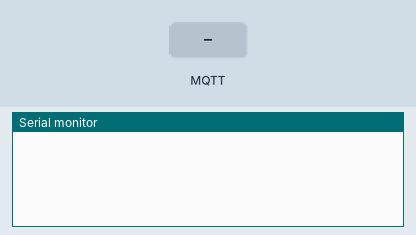
This sketch was run on a simulated Arduino Uno, built with avr-gcc and run on an emulated ATmega328P. On the bench: the last lines printed to the serial monitor. The inputs (shaded band) are chosen by the test bench. No MQTT or app messages arrive unless stated.

Above: at 7.3 s.
7.4 s: MQTT message "1" arrives on the first subscribed topic
At 12.7 s:
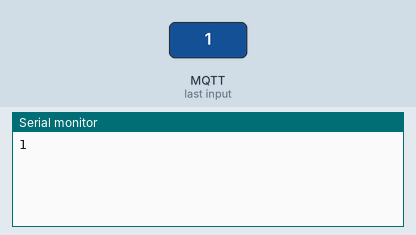
13.0 s: MQTT message "on" arrives on the first subscribed topic
At 17.9 s:
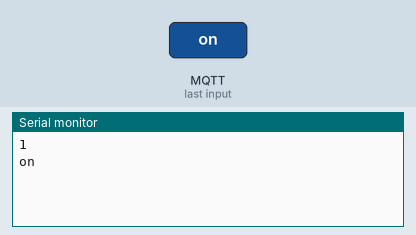
18.3 s: MQTT message "off" arrives on the first subscribed topic
At 21.9 s:
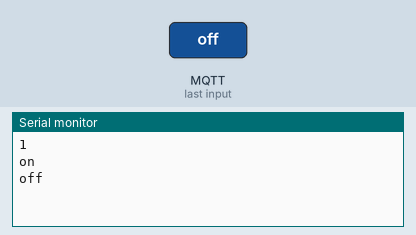

Measured:
- after the input at 7.4 s, the serial monitor: prints a new line after 4.1 s (image 1)
- after the input at 13.0 s, the serial monitor: prints a new line after 3.5 s (image 2)
- after the input at 18.3 s, the serial monitor: prints a new line after 3.2 s (image 3)

The sketch:

SimpleMQTTClient20230321.ino
```cpp
#include "EspMQTTClient.h"
String message;

EspMQTTClient client(
  "WiFiSSID",
  "Password",
  "192.168.1.39",  // MQTT Broker server ip
  "MQTTuser",   // Can be omitted if not needed
  "MQTTpassword",   // Can be omitted if not needed
  "devicename",     // Client name that uniquely identify your device
  1883              // The MQTT port, default to 1883. this line can be omitted
);

void setup()
{
  Serial.begin(115200);
  client.enableDebuggingMessages(); // Enable debugging messages sent to serial output
}

void onConnectionEstablished()
{
    client.subscribe("/shotokutech/twatch/touchscreen", [](const String & payload) {
    Serial.println(payload);
  });
  client.publish("/shotokutech/twatch/touchscreen", message); // You can activate the retain flag by setting the third parameter to true
}

void loop()
{
  message="on";
  client.loop();
  onConnectionEstablished();
  delay(5000);
  message="off";
  client.loop();
  onConnectionEstablished();
  delay(5000);
}
```
